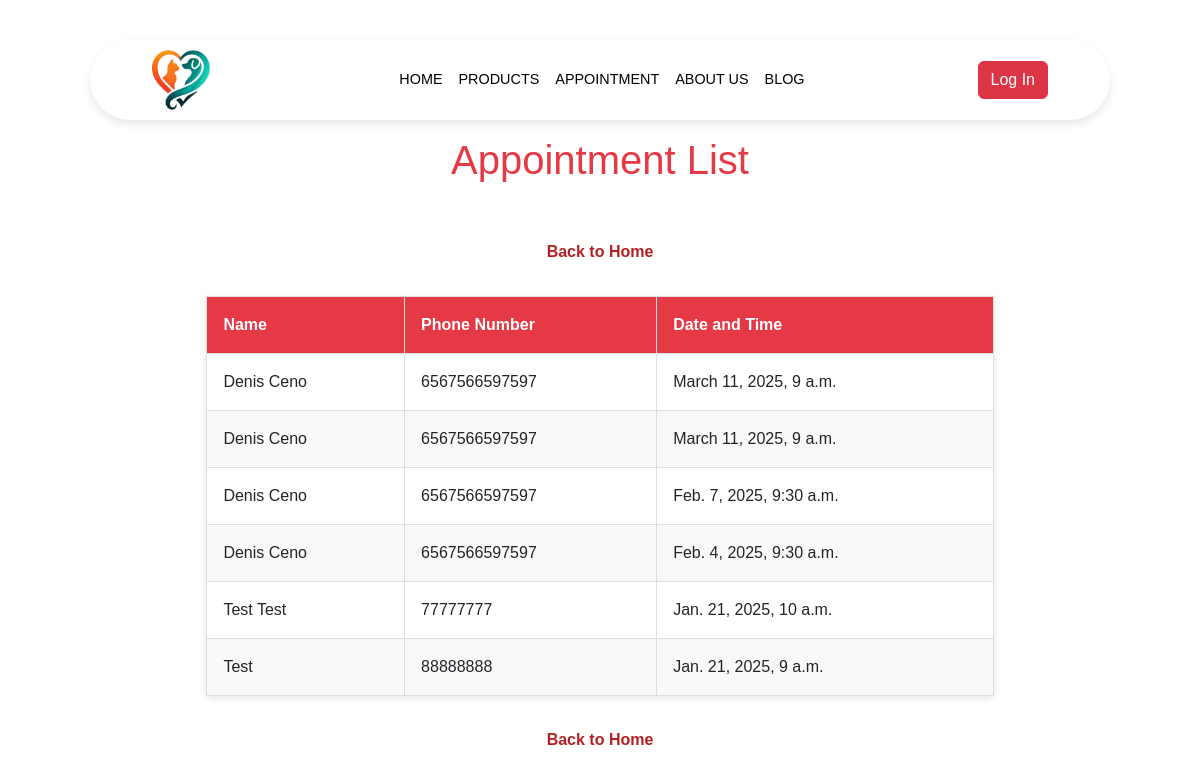
Before: /appointments/appointment_list/ with the older database file.
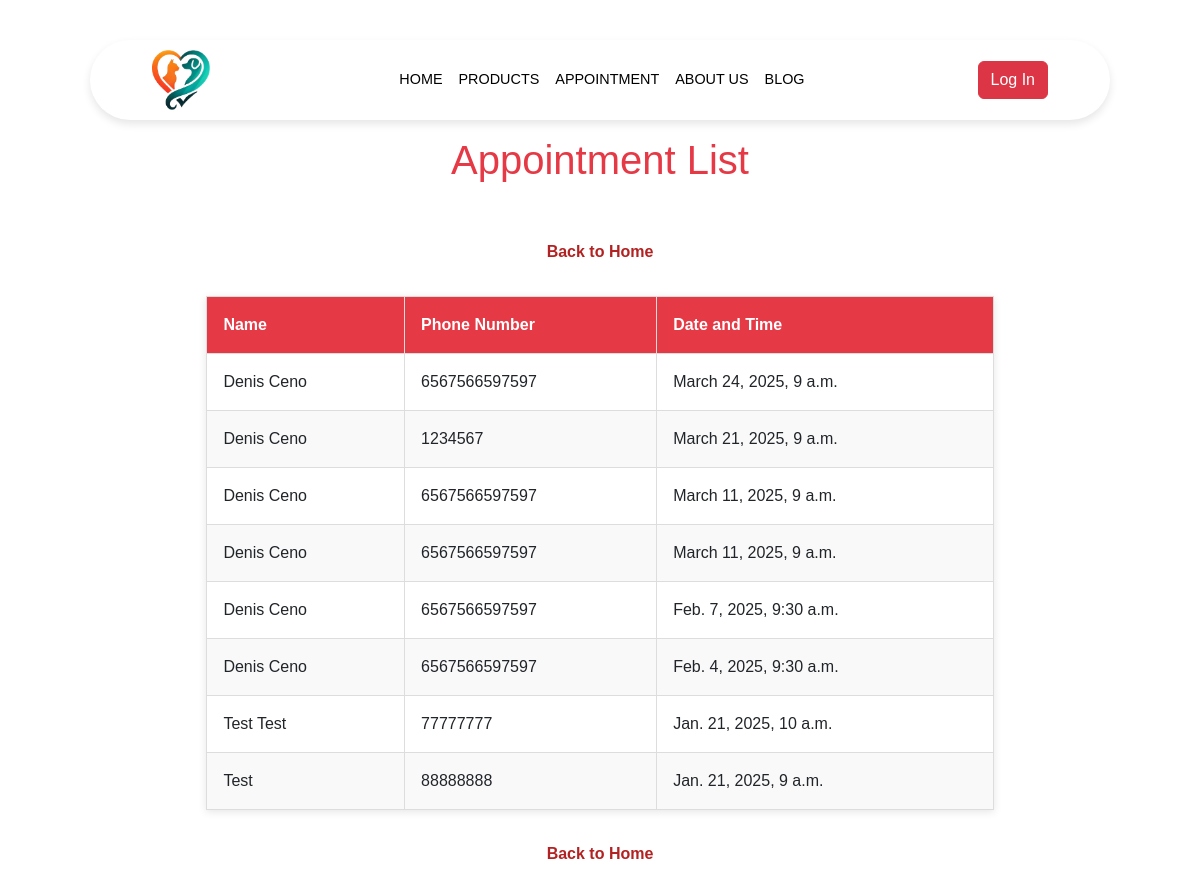
After: the same page with the newer database file.
### appointments/models.py (models this page shows, shortened)
class Appointment(models.Model):
    name = models.CharField(max_length=100)
    email = models.EmailField()
    phone = models.CharField(max_length=15)
    appointment_date = models.DateTimeField()

### appointments/views.py (the view)
# urls.py: path('appointment_list/',views.appointment_list,name='appointment-list'),
def appointment_list(request):
    template_name = 'appointments/appointment_list.html'
    appointments = Appointment.objects.all().order_by('-appointment_date')
    context = {
        'appointments': appointments
    }
    return render(request, template_name, context)

### appointments/templates/appointments/appointment_list.html (shortened to what this page needs)
<!DOCTYPE html>
{% load static %}
<html lang="en">
  <head>
    <link
      href="https://cdn.jsdelivr.net/npm/bootstrap@5.3.3/dist/css/bootstrap.min.css"
      rel="stylesheet"
    />
  </head>
  <body>
    {% include 'navbar.html' %}
    <header>
      <h1>Appointment List</h1>
    </header>
    <div class="back-button">
      <a href="{% url 'home-page' %}">Back to Home</a>
    </div>
    <div class="container">
      <table>
        <thead>
          <tr>
            <th>Name</th>
            <th>Phone Number</th>
            <th>Date and Time</th>
          </tr>
        </thead>
        <tbody>
          {% for appointment in appointments %}
          <tr>
            <td>{{ appointment.name }}</td>
            <td>{{ appointment.phone }}</td>
            <td>{{ appointment.appointment_date }}</td>
          </tr>
          {% endfor %}
        </tbody>
      </table>
      <div class="back-button">
        <a href="{% url 'home-page' %}">Back to Home</a>
      </div>
    </div>
  </body>
</html>

Changed rows visible on the page:
added Appointment: name "Denis Ceno", phone "6567566597597", appointment_date "March 24, 2025, 9 a.m."
added Appointment: name "Denis Ceno", phone "1234567", appointment_date "March 21, 2025, 9 a.m."
